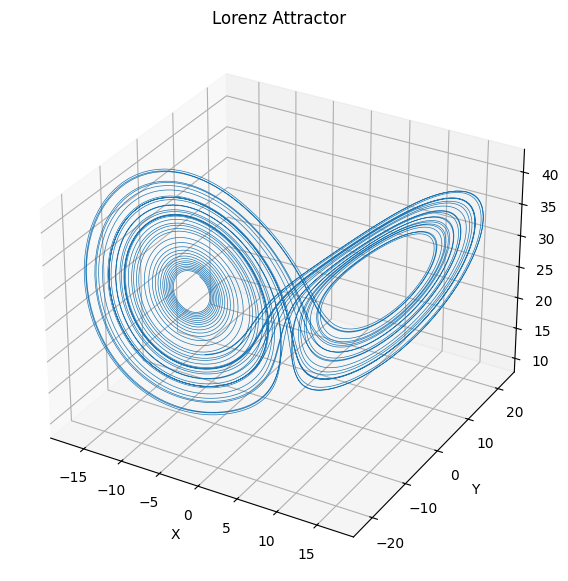

Python code for this plot:
#%% Import libraries
import numpy as np
from sympy import symbols, Eq, solve, Matrix, trace
from scipy.integrate import solve_ivp
import matplotlib.pyplot as plt

#%% Functions
def lorenz(t, state, sigma, r, b):
    x, y, z = state
    dxdt = sigma * (y - x)
    dydt = r * x - y - x * z
    dzdt = x * y - b * z
    return [dxdt, dydt, dzdt]

#%% a)
sigma, b, r = 10, 8/3, 28
x, y, z = symbols('x y z')

f1 = sigma * (y - x)
f2 = r * x - y - x * z
f3 = x * y - b * z

fixed_points = solve([Eq(f1, 0), Eq(f2, 0), Eq(f3, 0)], (x, y, z))

num_fixed_points = len(fixed_points)

num_stable = 0
for point in fixed_points:
    J = Matrix([[sigma * (-1), sigma, 0],
                [r - point[2], -1, -point[0]],
                [point[1], point[0], -b]])
    
    eigenvalues = J.eigenvals()

    if all(ev.as_real_imag()[0] < 0 for ev in eigenvalues):
        num_stable += 1

result = [num_fixed_points, num_stable]
print(result)

# %% b)

initial_state = [0.1, 0.1, 0.1]

# Time span for the integration
t_span = (0, 50)
t_eval = np.linspace(t_span[0], t_span[1], 10000)

solution = solve_ivp(lorenz, t_span, initial_state, t_eval=t_eval, args=(sigma, r, b))

# Discard the initial part of the solution to focus on the steady state
discard = 1000
x, y, z = solution.y[:, discard:]

fig = plt.figure(figsize=(10, 7))
ax = fig.add_subplot(111, projection='3d')
ax.plot(x, y, z, lw=0.5)
ax.set_title("Lorenz Attractor")
ax.set_xlabel("X")
ax.set_ylabel("Y")
ax.set_zlabel("Z")
plt.show()

# %% c)
x, y, z, r, b, sigma = symbols('x y z r b sigma')
F1 = sigma * (y - x)
F2 = r * x - y - x * z
F3 = x * y - b * z

F = Matrix([F1, F2, F3])

J = F.jacobian([x, y, z])

print("Stability matrix (Jacobian):")
print(J)
# %% d)
sum_lyapunov_exponents = trace(J)
print("Sum of Lyapunov exponents (trace of Jacobian):")
print(sum_lyapunov_exponents)
